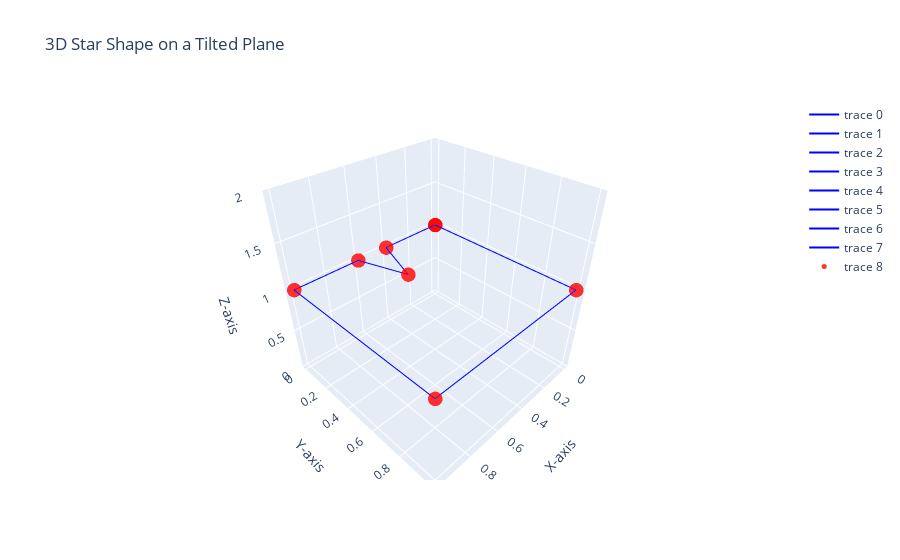

Notebook cell for this chart:
### Code cell
print_boundary_dirichlet(path=csv_dir + shape + "BoundaryDirichletBefore.csv")

### Figure 1 — Plotly figure (JSON) as saved in the notebook; plotly's stock layout.template omitted (floating-point values rounded to 4 significant figures)
{"data": [{"line": {"color": "blue", "width": 2}, "mode": "lines", "type": "scatter3d", "x": [0, 0.4], "y": [0, 0], "z": [1, 1]}, {"line": {"color": "blue", "width": 2}, "mode": "lines", "type": "scatter3d", "x": [0.4, 0.5], "y": [0, 0.3], "z": [1, 1]}, {"line": {"color": "blue", "width": 2}, "mode": "lines", "type": "scatter3d", "x": [0.5, 0.6], "y": [0.3, 0], "z": [1, 1]}, {"line": {"color": "blue", "width": 2}, "mode": "lines", "type": "scatter3d", "x": [0.6, 1], "y": [0, 0], "z": [1, 1]}, {"line": {"color": "blue", "width": 2}, "mode": "lines", "type": "scatter3d", "x": [1, 1], "y": [0, 1], "z": [1, 1]}, {"line": {"color": "blue", "width": 2}, "mode": "lines", "type": "scatter3d", "x": [1, 0], "y": [1, 1], "z": [1, 1]}, {"line": {"color": "blue", "width": 2}, "mode": "lines", "type": "scatter3d", "x": [0, 0], "y": [1, 0], "z": [1, 1]}, {"line": {"color": "blue", "width": 2}, "mode": "lines", "type": "scatter3d", "x": [0, 0], "y": [0, 0], "z": [1, 1]}, {"marker": {"color": "red", "opacity": 0.8, "size": 5}, "mode": "markers", "type": "scatter3d", "x": [0, 0.4, 0.5, 0.6, 1, 1, 0, 0], "y": [0, 0, 0.3, 0, 0, 1, 1, 0], "z": [1, 1, 1, 1, 1, 1, 1, 1]}], "layout": {"scene": {"xaxis": {"title": {"text": "X-axis"}}, "yaxis": {"title": {"text": "Y-axis"}}, "zaxis": {"title": {"text": "Z-axis"}}}, "title": {"text": "3D Star Shape on a Tilted Plane"}}}
